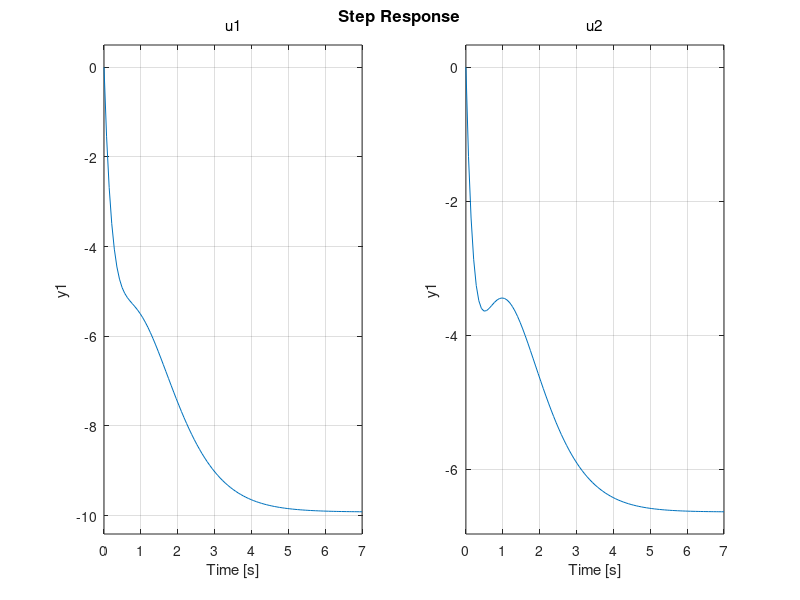

Write the MATLAB code that produced this figure.
clc
clear
close all

A = [0 0 2.16 0;
    0 0 0 0;
    0 0 0 1;
    0 0 72.49 0];

B = [-1.67 1.67;
0.029 -0.029;
0 0;
-24.15 -24.15];
C = [1 1 1 1];
x = [1 1 1 1]';

c = ctrb(A,B);
r = rank(c);
l = length(A(:,1));

p = [-1 -2 -1.5 -2.1];
kcl = place(A,B,p);

delta = [0.05, 0.01, 0, 0]';
x_est = x - delta;

u = -kcl*x_est;

x_est = A*x_est + B*u;

x = x_est + delta;

D = [0];

sys2 = ss(A-B*kcl,B,C,D);
figure
step(sys2)

